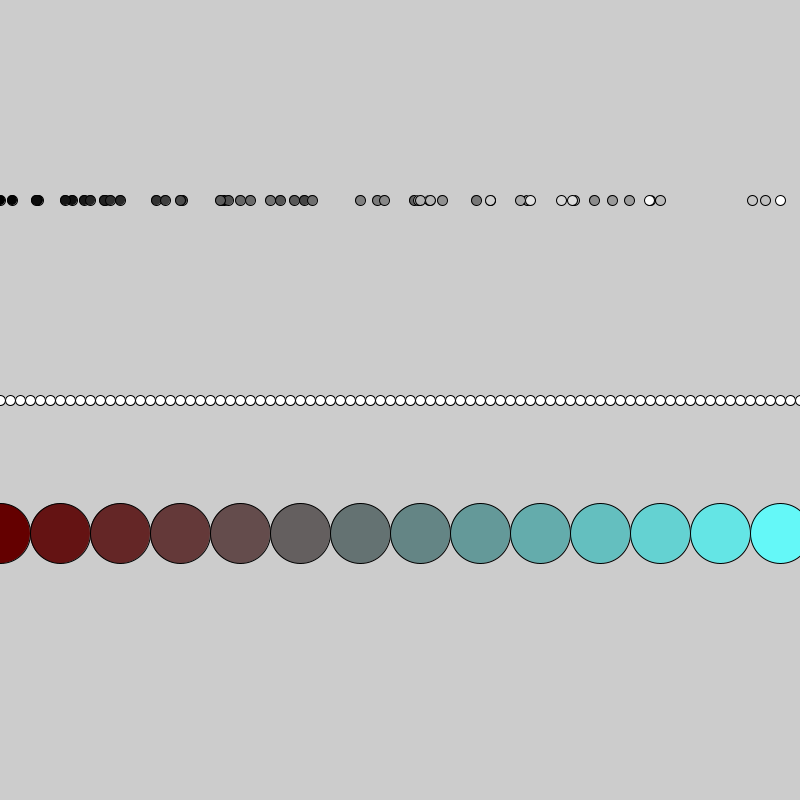
Frame 1 (no input)
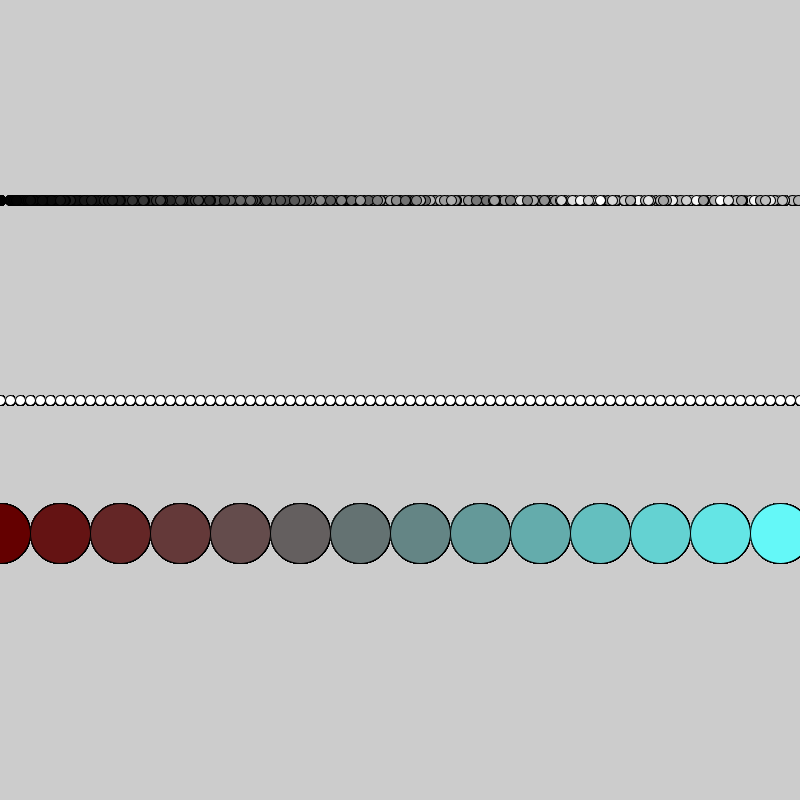
Frame 60 (the mouse pressed at the canvas centre just before this capture)
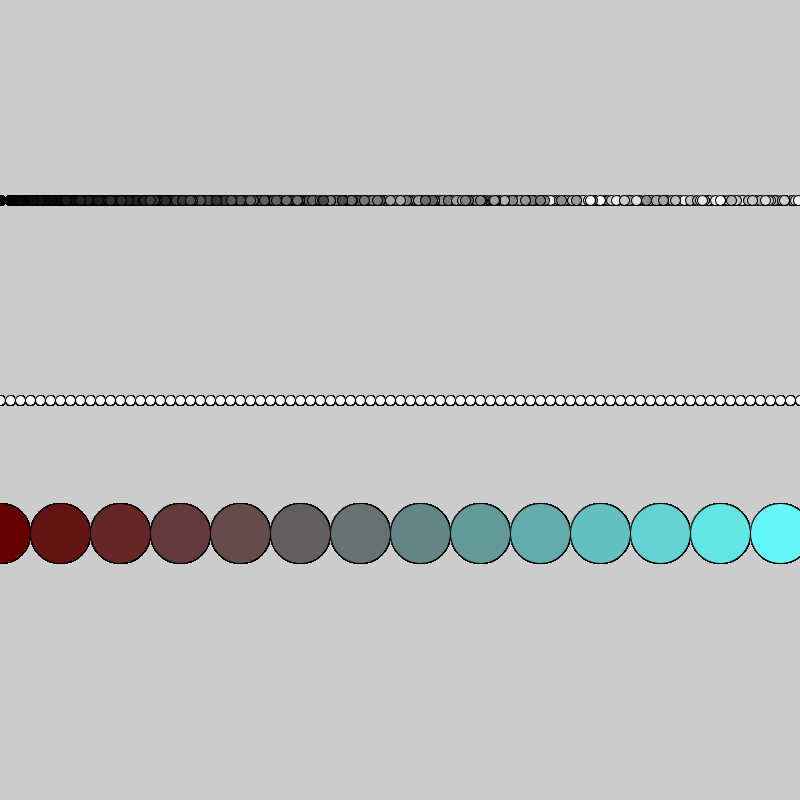
Frame 120 (the mouse held since frame 60 and released just before this capture)

The Processing sketch that drew these frames (run headless with seeded random() and noise(); from frame 60 on, the mouse is pressed at the canvas centre):

// Processing sketch: for_loops
// ── for_loops.pde
void setup (){ 
   size (800,800);
}

void draw (){ 
   //evenly space out the circles - good for set number of loops
  for ( int i = 0; i <= 60; i ++) {
    //nice gradient fill 
    fill (map (i,0,60, 0,255));
    int r = int (random (10,20));
    ellipse (i*r, height/4, 10, 10);
    
  }
  
  // adaptable to screen size using these variables . canvas size is variable 
    for ( int i = 0; i <= width; i+= 10) {
      ellipse (i, height/2, 10,10);
  }
  // if u want to vary the size of your shapes 
// use this variable to set the size of thhe ellipses without them over lapping . 
int size = 60;
for ( int i = 0; i <= width; i +=size) {
  int c = int( map (i,0,width, 0, 255));
  fill (100,c,c);
    ellipse (i, height/1.5, size, size);
  }

}
